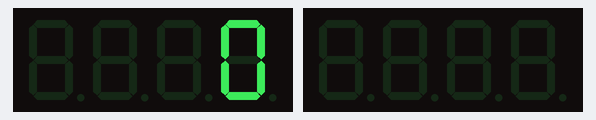
This sketch was run on a simulated Arduino Uno, built with avr-gcc and run on an emulated ATmega328P. On the bench: 2 × 4-digit seven-segment display. What the sketch prints to the serial monitor is not drawn.

Above: at 0.1 s.
At 4.1 s:
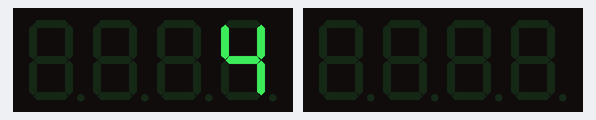
At 9.1 s:
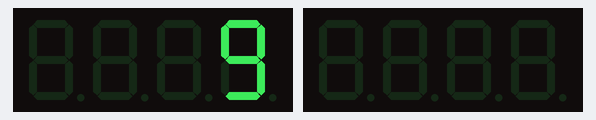
At 19.1 s:
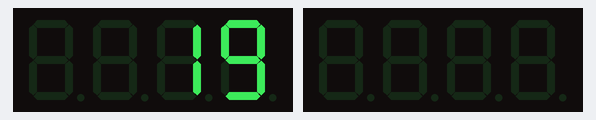
At 28.1 s:
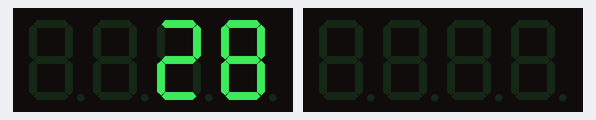
At 38.2 s:
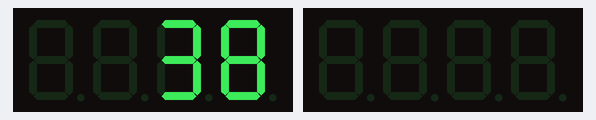

Measured:
- what the display in image 1 shows lasts 1.0 s, from 4.0 s to 5.0 s

The sketch:

HT16k33_seven_seg_display.ino
```cpp
/***************************************************
This is example for Ht16k33 driver with 7 segment display
 Must have the Adafruit RTClib library installed
 See: https://github.com/adafruit/RTClib

pin config:
scl - On Arduino UNO thats Analog #5, on the Leonardo its Digital #3, on the Mega its digital #21
sda - On Arduino UNO thats Analog #4, on the Leonardo its Digital #2, on the Mega its digital #20
vcc - +5 V
Gnd - 0 V
A0 - A segment
A1 - B
A2 - C
A3 - D
.
.
.
.
A7 - Decimal point

c0 - cathode 1
c1 - cathode 2
c2 - colon cathode
c3 - cathode 3
c4 - cathode 4


created 12 Dec. 2017
  by Deepan

 ****************************************************/

#include <Wire.h>
#include <Adafruit_GFX.h>
#include "Adafruit_LEDBackpack.h"


Adafruit_7segment matrix = Adafruit_7segment();    // creating function for first Ht16k33 (0x70)
Adafruit_7segment matrix1 = Adafruit_7segment();    // creating function for second Ht16k33 (0x71)

void setup() {
  Serial.begin(9600);
  Serial.println(" Seven Segment Display Test");
  matrix.begin(0x70);                               // creating first matrix
  matrix1.begin(0x71);                              // creating second matrix
  matrix.setBrightness(15);                         // setting brightness for display (0 - 15)
  //matrix.blinkRate(1) ;                           // You can blink the entire display. 0 is no blinking. 1, 2 or 3 is for display blinking.

}


void loop() {
  /*for(int i=0;i<4;i++)
  {

    for(int j=0;j<10;j++)
    {
      matrix.clear();
      matrix.writeDigitNum(i, j) ;
      matrix.writeDisplay();
      delay(1000);
     }                                 // uncomment this for write numbers from 0000 to 9999
   } */

     for(int z=0000;z<10000;z++)         // printing no 0 to 9999
    {
      matrix.clear();                    // clearing chip memory
      matrix.print(z);                   // printing no stored in var "z"
      matrix.writeDisplay();             // writing srored var to chip
     delay(1000);

    }
}
```
